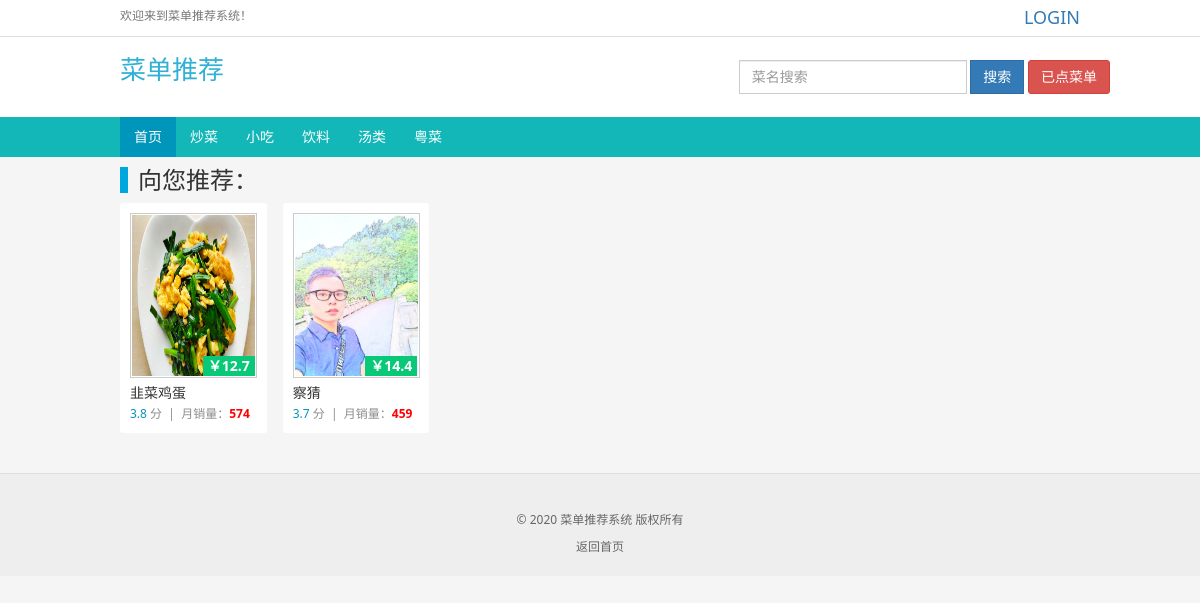
The page /type/2/ on the database its author committed.
### Myrestaurant/models.py (models this page shows, shortened)
class MenuType(models.Model):
    MenuType = models.CharField(max_length=10, verbose_name="分类")
    CreateType = models.DateTimeField(auto_now_add=True, verbose_name="创建时间", editable=False)
    class Meta:
        verbose_name = "类别"
        verbose_name_plural = verbose_name
        ordering = ['CreateType']

class MenuModels(models.Model):
    core = str(round(random.uniform(1, 5), 1))
    shell = str(random.randint(300, 700))
    free = str(round(random.uniform(5, 15), 1))
    MenuName = models.CharField(max_length=30, verbose_name="菜名")
    MenuType = models.ForeignKey(MenuType, related_name="Menutype", on_delete=models.CASCADE, verbose_name="类型")
    MenuImg = models.ImageField(upload_to='static/img/plants/', default='static/img/plants/default.png', max_length=200,
                                blank=True, null=True, verbose_name='图片')
    MenuCore = models.CharField(max_length=20, verbose_name="评分", blank=True, null=True, default=core)
    MenuShell = models.CharField(max_length=20, verbose_name="月销售量", blank=True, null=True, default=shell)
    MenuFree = models.CharField(max_length=20, verbose_name="价格", blank=True, null=True, default=free)
    CreateMenu = models.DateTimeField(auto_now_add=True, verbose_name="创建时间", editable=False)
    class Meta:
        verbose_name = "菜单"
        verbose_name_plural = verbose_name
        ordering = ['CreateMenu']

### Myrestaurant/views.py (the view)
# urls.py: path(r"type/<int:id>/", item),
def item(request, id=None):
    cats = MenuModels.objects.filter(MenuType=id)
    pls = MenuType.objects.all()
    return render(request, 'plist.html', locals())

### templates/plist.html
{% extends 'base.html' %}
{% block content %}
    <div class="container">
        <div class="row" style="padding:0px 7px 0 7px;">
            <div class="col-md-12 movie-item-out">
                <h3 style="padding-left:10px;border-left:8px solid #00A6DE;">向您推荐：</h3>
            </div>
            {% for p in cats %}
                <div class="col-md-2 col-sm-6 col-xs-6 movie-item-out">
                    <div class="movie-item">
                        <a style="position:relative;display:block;" title="" target="_blank" href="/detail/{{ p.id }}/">
                            <img class="indexhot" src="/{{ p.MenuImg }}">
                            <button class="hdtag"><b style="font-size: 14px">￥{{ p.MenuFree }}</b></button>
                        </a>
                        <div class="meta">
                            <div style="width:100%;overflow:hidden;height:20px;">
                                <a target="_blank" class="movie-name" href="/detail/{{ p.id }}/">{{ p.MenuName }}</a>
                            </div>
                            <em> <span style="color: #0095bb">{{ p.MenuCore }}</span>&nbsp;分&nbsp;&nbsp;|&nbsp;&nbsp;月销量：<strong><span
                                    style="color:#FF0000;">{{ p.MenuShell }}</span></strong></em>
                        </div>
                    </div>
                </div>
            {% endfor %}
        </div>
    </div>
{% endblock %}

### templates/base.html (shortened to what this page needs)
<!DOCTYPE html>
<html lang="zh-CN">
<head>
    <link rel="stylesheet" href="/static/layui/css/layui.css">
    <link rel="stylesheet" href="/static/css/bootstrap.min.css">
    <link rel="stylesheet" rev="stylesheet" type="text/css" media="all" href="/static/css/css2.css">
</head>
<body>
<div style="background:#FFF">
    <div style="padding:5px 0;border-bottom:1px solid #DDD;">
        <div class="container">
            <span class="header-help">欢迎来到菜单推荐系统！</span>
            <div class="pull-right">
                {% if user.is_authenticated %}
                    <span class="header-help">用户：<a href="javascript:;"
                                                    style="font-size: 18px;text-decoration: none">{{ user.username }}</a></span>
                    &nbsp; &nbsp; &nbsp;<span><a href="{% url 'Myrestaurant:user_logout' %}">注销</a></span>
                {% else %}
                    <span class="header-help"><a style="font-size: 18px" href="{% url 'Myrestaurant:login' %}">LOGIN</a></span>
                {% endif %}
            </div>
        </div>
    </div>
    <div class="container" style="padding-top:15px;padding-bottom:15px;padding-right:0;">
        <div class="pull-left">
            <span style="font-size: 26px;color: #31b0d5;font-family: 华文彩云;font-style: normal">菜单推荐</span>
        </div>
        <div class="pull-right ">
            <div class="row">
                <form class="navbar-form" target="_blank" accept-charset="utf-8" action="/search/" method="get"
                      role="search">
                    <div class="form-group">
                        <input type="text" class="form-control" name="wd" placeholder="菜名搜索">
                    </div>
                    <button type="submit" class="btn btn-primary">搜索</button>
                    {% if user.is_authenticated %}
                        <a href="javascript:void (0);" class="btn btn-danger" onclick="mune()">已点菜单</a>
                    {% else %}
                        <a href="javascript:void (0);" class="btn btn-danger" onclick="mune1()">已点菜单</a>
                    {% endif %}
                </form>
            </div>
        </div>
    </div>
    <nav class="navbar navbar-default" role="navigation">
        <div class="container">
            <div class="collapse  navbar-collapse" id="navbar">
                <ul class="nav navbar-nav ">
                    <li class="active"><a href="/">首页</a></li>
                    {% for c in pls %}
                        <li class=""><a href="/type/{{ c.id }}">{{ c.MenuType }}</a></li>
                    {% endfor %}
                </ul>
            </div>
        </div>
    </nav>
</div>
{% block content %} {% endblock %}
<footer class="footer">
    <p style="margin: 0 0 10px;"><br/>&copy; 2020 菜单推荐系统 版权所有</p>
    <em><a href="/">返回首页 </a></em>
</footer>
</body>
</html>

### static/css/css2.css (style rules this page uses)
body,html { font-family: "Segoe UI", "Lucida Grande", Helvetica, Arial, "Microsoft YaHei", FreeSans, Arimo, "Droid Sans","wenquanyi micro hei","Hiragino Sans GB", "Hiragino Sans GB W3", Arial, sans-serif; background: #F6F5F6; }
.hdtag { background:#09C878; padding: 0 5px; color: #FFF; font-size: 12px; right:2px;bottom:2px; position:absolute; border: none; }
.navbar-form input,.navbar-form button { border-radius: 0; }
.navbar { background: #14B7B7; border: none; border-radius: 0; }
.navbar-collapse { padding: 0; }
.navbar-default .navbar-nav li a { color: #FFF; }
.navbar-default .navbar-nav .active a { background: #0095bb; color: #FFF; }
.btn,.input { border-radius: 3px; }
.header-help { font-size: 12px; color: #777; }
.movie-item { border-radius: 3px; background: #FFF; padding: 10px 10px; margin-bottom: 15px; }
.movie-item-out { padding: 0 8px; }
.indexhot { border: 1px solid #ccc; padding: 1px; width:127px; height: 200px; }
@media (min-width: 768px) { .container { width: 100% !important; } }
@media (min-width: 992px) { .container { width: 990px !important; } }
@media (min-width: 992px) { .indexhot { height: 165px; } }
@media (min-width: 1200px) { .container { width: 990px !important; } }
em { font-size:12px; font-style:normal; color:#8c8c8c; }
.meta { margin-top:5px; }
.movie-name { font-size: 14px; color: #333; text-overflow: ellipsis; white-space: nowrap; width: 170px; overflow: hidden; display: inline; float: left; }
footer { font-size: 12px; border-top: 1px solid #DDD; text-align: center; margin-top: 25px; padding: 20px 10px; color: #666; background-color: #EEE; }
footer a { color: #666; }
.navbar { margin-bottom: 10px; min-height: 40px; }
.movie-item-out h3 { margin-top: 0px; }
.navbar-form { padding: 0px 0px; }
.nav>li>a { position: relative; display: block; padding: 10px 14px; }

### rows shown on the page
MenuType: MenuType "炒菜"
MenuType: MenuType "小吃"
MenuType: MenuType "饮料"
MenuType: MenuType "汤类"
MenuType: MenuType "粤菜"
MenuModels: MenuImg (picture), MenuFree "12.7", MenuName "韭菜鸡蛋", MenuCore "3.8", MenuShell "574"
MenuModels: MenuImg (picture), MenuFree "14.4", MenuName "察猜", MenuCore "3.7", MenuShell "459"
